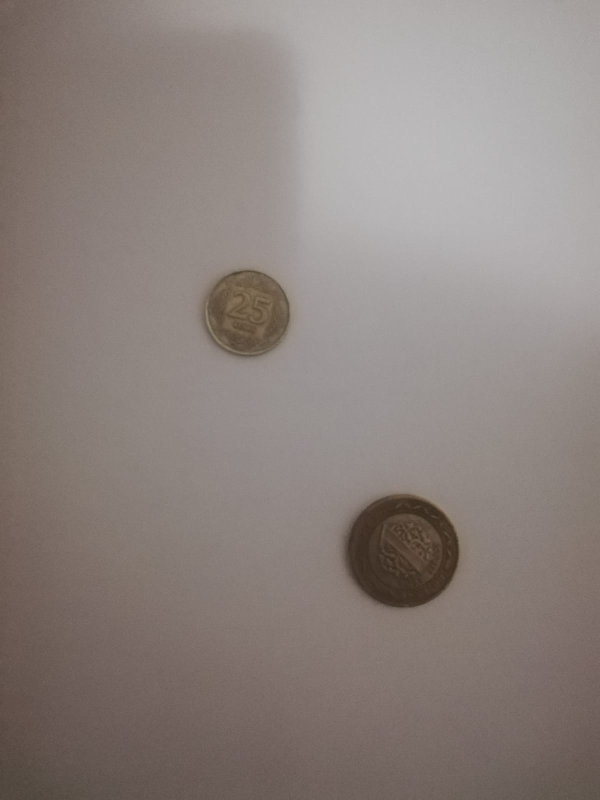
#> input picture images/img-3.jpeg, 1200 x 1599 px, found by its file name (shown at 1/2 size)
$ python imagefunc.py
#> lines starting #> are read from the running program, lines starting #| are printed output that depends on the picture; after the words box and inside, x2 and y2 are one past the last pixel; in counts of white or black regions, pixels touching at a corner belong together
import cv2 as cv
import numpy as np

img1 = "Coin-Recognition-Final/images/img-3.jpeg"

def scan_image(img):

#> called with img = 'Coin-Recognition-Final/images/img-3.jpeg'
    img = cv.imread(img)
#> img is the input picture: shape (1599, 1200, 3); mean B, G, R 125.9, 130.3, 140.3

    gray = cv.cvtColor(img, cv.COLOR_BGR2GRAY) #This line of code converts the input image from the BGR color space to grayscale.
                                               #This is done because the Hough Circle Transform works better on grayscale images,
                                               #as it only requires a single channel of data (i.e., intensity values) as input.


    gray = cv.GaussianBlur(gray, (15, 15), 0) #The Gaussian blur is a smoothing filter that helps to reduce noise and other irregularities in the image,
                                            #which can improve the accuracy of the circle detection.
                                            # The blur is applied using a kernel of size (15, 15),
                                            # and the sigma value (i.e., the standard deviation of the Gaussian distribution) is set to 0.


    rows = gray.shape[0]
#> rows = 1599
    circles = cv.HoughCircles(gray, cv.HOUGH_GRADIENT, 1, rows / 8,
                                param1=10, param2=30,
                                minRadius=60, maxRadius=200) #The Hough Circle Transform is an algorithm that can detect circles in images by looking
#> circles = [[803.5, 1101.5, 113.6], [495.5, 624.5, 84.4]]
                                                            #for circular shapes in the image that meet certain criteria.
                                                            #The Hough Circle Transform takes the following arguments:


    """
    param1 is the threshold for the gradient magnitude. It is used in the edge detection stage of the circle detection process.
    A higher value of param1 means that the algorithm will only consider strong edges as possible circle boundaries,
    while a lower value means that it will consider weaker edges as well.
    param2 is the threshold for the circle center detection. It is used in the circle center detection stage of the process.
    A higher value of param2 means that the algorithm will only consider circle centers that are strongly supported by the detected edges,
    while a lower value means that it will consider weaker evidence as well.
    """

    """
    This code looks at the circles detected by the Hough Circle Transform, and it classifies them based on their radius.
    It then counts the number of coins of each type, and calculates the total value of all the coins.
    """
    total=0
    coin = [0,0,0,0,0]
    if circles is not None:
        circles = np.uint16(np.around(circles))
#> circles = [[804, 1102, 114], [496, 624, 84]]
        for i in circles[0, :]:
            center = (i[0], i[1])
            cv.circle(img, center, 1, (96, 150, 249), 4)
            radius = i[2] #çap
            cv.circle(img, center, radius, (99, 169, 231), 4)
            """
            There are two cv.circle() function calls in this code because they serve different purposes.
            The first cv.circle() function call is used to draw a small circle at the center of each detected circle,
            and the second cv.circle() function call is used to draw a circle around each detected circle
            """
            print(radius)

            if radius>100:
                total+=1
                coin[0]=+1
                cv.putText(img,"Coin : 1",center,cv.FONT_HERSHEY_SIMPLEX, 1, (0, 2, 0),thickness=3)
            elif radius>89 and radius<100:
                coin[1]=+1
                total+=0.5
                cv.putText(img,"Coin : 0.5",center,cv.FONT_HERSHEY_SIMPLEX, 1, (0, 2, 0),thickness=3)
            elif radius>80 and radius<=89:
                coin[2]=+1
                total+=0.25
                cv.putText(img,"Coin : 0.25",center,cv.FONT_HERSHEY_SIMPLEX, 1, (0, 2, 0),thickness=3)
            elif radius>=74 and radius<=80:
                coin[3]=+1
                total+=0.10
                cv.putText(img,"Coin : 0.10",center,cv.FONT_HERSHEY_SIMPLEX, 1, (0, 2, 0),thickness=3)
            elif radius<74:
                coin[4]=+1
                total+=0.05
                cv.putText(img,"Coin : 0.05",center,cv.FONT_HERSHEY_SIMPLEX, 1, (0, 2, 0),thickness=3)
#> this loop made 2 passes
#> (center, radius, total) on passes 1 to 2: ((804, 1102), 114, 1), ((496, 624), 84, 1.25)
#| 114
#| 84
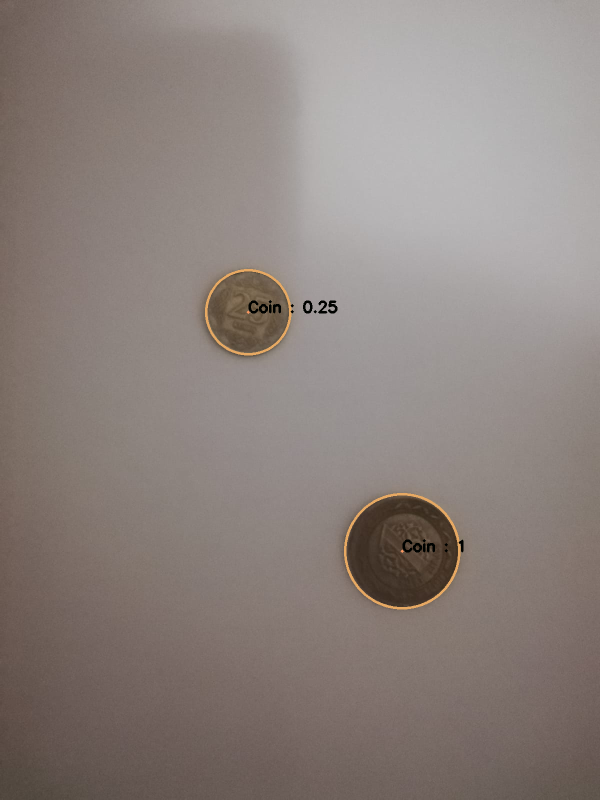
#> img: shape (1599, 1200, 3) (shown at 1/2 size); 0.46% of pixels changed, all inside (x1, y1, x2, y2) = (410, 538, 927, 1219)
#> after the loop, coin = [1, 0, 1, 0, 0]; total = 1.25

    cv.imshow("detected circles", img)
    cv.waitKey(0)


    #return cv.putText(img, f'Total: {total}', (50, 50), cv.FONT_HERSHEY_SIMPLEX,
                    #1, (50, 50), 2, cv.LINE_AA),str(total),coin


scan_image(img1)

$ run again, with images/img-2.jpeg copied over images/img-3.jpeg
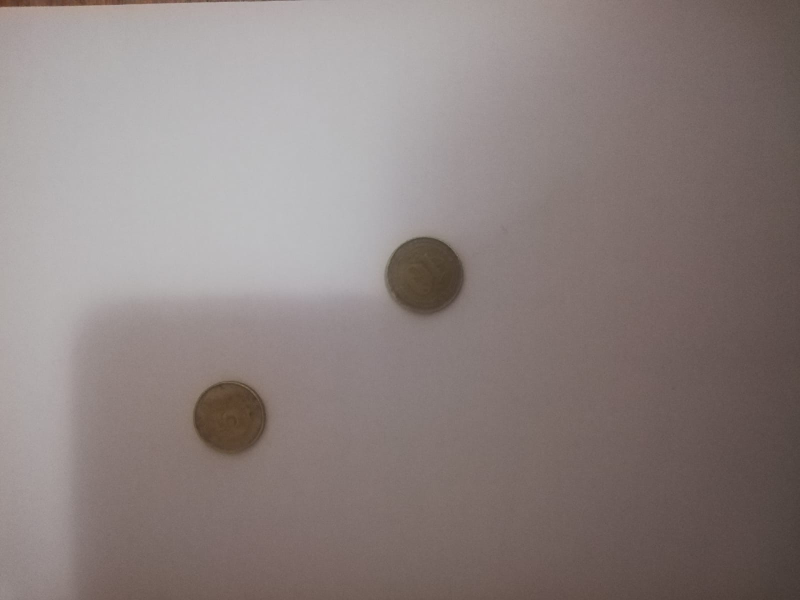
#> input picture images/img-2.jpeg, 1599 x 1200 px, found by its file name (shown at 1/2 size)
#> in scan_image, img is the input picture: shape (1200, 1599, 3); mean B, G, R 127.2, 129.3, 140.2
#> in scan_image, `circles = cv.HoughCircles(gray, cv.HOUGH_GRADIENT, 1, rows / 8, param1..`: circles = [[849.5, 551.5, 78.1], [459.5, 833.5, 73.4]]
#> in scan_image, `circles = np.uint16(np.around(circles))`: circles = [[850, 552, 78], [460, 834, 73]]
#> the loop in scan_image, `for i in circles[0, :]:` made 2 passes
#> (center, radius, total) on passes 1 to 2: ((850, 552), 78, 0.1), ((460, 834), 73, 0.15)
#> (printed output is left out)
#> after the loop in scan_image, `for i in circles[0, :]:`:
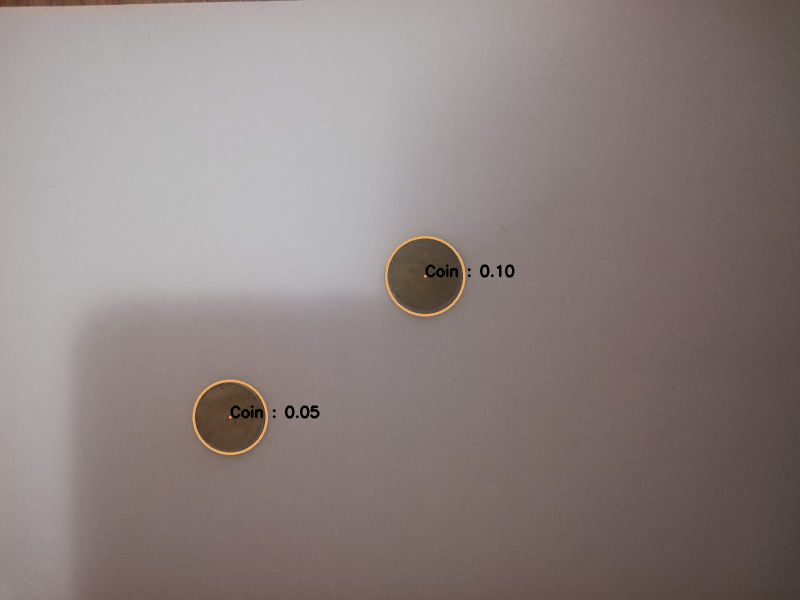
#> img: shape (1200, 1599, 3) (shown at 1/2 size); 0.42% of pixels changed, all inside (x1, y1, x2, y2) = (385, 472, 1029, 910)
#> after the loop in scan_image, `for i in circles[0, :]:`: coin = [0, 0, 0, 1, 1]; total = 0.15
